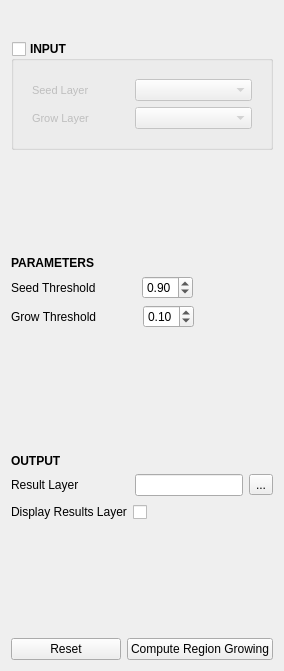
     <widget class="QWidget" name="tab_5">
      <attribute name="title">
       <string>REGION GROWING</string>
      </attribute>
      <layout class="QGridLayout" name="gridLayout_22">
       <item row="0" column="0">
        <spacer name="verticalSpacer_22">
         <property name="orientation">
          <enum>Qt::Vertical</enum>
         </property>
         <property name="sizeType">
          <enum>QSizePolicy::Fixed</enum>
         </property>
         <property name="sizeHint" stdset="0">
          <size>
           <width>20</width>
           <height>30</height>
          </size>
         </property>
        </spacer>
       </item>
       <item row="3" column="0">
        <widget class="QLabel" name="label_29">
         <property name="font">
          <font>
           <pointsize>9</pointsize>
           <weight>75</weight>
           <bold>true</bold>
          </font>
         </property>
         <property name="text">
          <string>PARAMETERS</string>
         </property>
        </widget>
       </item>
       <item row="9" column="0">
        <layout class="QGridLayout" name="gridLayout_11">
         <item row="0" column="2">
          <widget class="QPushButton" name="pushButton_RG_run">
           <property name="text">
            <string>Compute Region Growing</string>
           </property>
           <property name="autoDefault">
            <bool>true</bool>
           </property>
           <property name="default">
            <bool>false</bool>
           </property>
           <property name="flat">
            <bool>false</bool>
           </property>
          </widget>
         </item>
         <item row="0" column="1">
          <widget class="QPushButton" name="pushButton_RG_reset">
           <property name="text">
            <string>Reset</string>
           </property>
          </widget>
         </item>
        </layout>
       </item>
       <item row="4" column="0">
        <layout class="QGridLayout" name="gridLayout_17">
         <item row="1" column="0">
          <layout class="QHBoxLayout" name="horizontalLayout_45">
           <item>
            <widget class="QLabel" name="label_91">
             <property name="sizePolicy">
              <sizepolicy hsizetype="Fixed" vsizetype="Preferred">
               <horstretch>0</horstretch>
               <verstretch>0</verstretch>
              </sizepolicy>
             </property>
             <property name="text">
              <string>Grow Threshold</string>
             </property>
            </widget>
           </item>
           <item>
            <spacer name="horizontalSpacer_63">
             <property name="orientation">
              <enum>Qt::Horizontal</enum>
             </property>
             <property name="sizeType">
              <enum>QSizePolicy::Fixed</enum>
             </property>
             <property name="sizeHint" stdset="0">
              <size>
               <width>40</width>
               <height>20</height>
              </size>
             </property>
            </spacer>
           </item>
           <item>
            <widget class="QDoubleSpinBox" name="doubleSpinBox_RG_grow">
             <property name="sizePolicy">
              <sizepolicy hsizetype="Fixed" vsizetype="Fixed">
               <horstretch>0</horstretch>
               <verstretch>0</verstretch>
              </sizepolicy>
             </property>
             <property name="maximum">
              <double>1.000000000000000</double>
             </property>
             <property name="singleStep">
              <double>0.010000000000000</double>
             </property>
             <property name="value">
              <double>0.100000000000000</double>
             </property>
            </widget>
           </item>
           <item>
            <spacer name="horizontalSpacer_64">
             <property name="orientation">
              <enum>Qt::Horizontal</enum>
             </property>
             <property name="sizeHint" stdset="0">
              <size>
               <width>40</width>
               <height>20</height>
              </size>
             </property>
            </spacer>
           </item>
          </layout>
         </item>
         <item row="0" column="0">
          <layout class="QHBoxLayout" name="horizontalLayout_52">
           <item>
            <widget class="QLabel" name="label_138">
             <property name="sizePolicy">
              <sizepolicy hsizetype="Fixed" vsizetype="Preferred">
               <horstretch>0</horstretch>
               <verstretch>0</verstretch>
              </sizepolicy>
             </property>
             <property name="text">
              <string>Seed Threshold</string>
             </property>
            </widget>
           </item>
           <item>
            <spacer name="horizontalSpacer_65">
             <property name="orientation">
              <enum>Qt::Horizontal</enum>
             </property>
             <property name="sizeType">
              <enum>QSizePolicy::Fixed</enum>
             </property>
             <property name="sizeHint" stdset="0">
              <size>
               <width>40</width>
               <height>20</height>
              </size>
             </property>
            </spacer>
           </item>
           <item>
            <widget class="QDoubleSpinBox" name="doubleSpinBox_RG_seed">
             <property name="sizePolicy">
              <sizepolicy hsizetype="Fixed" vsizetype="Fixed">
               <horstretch>0</horstretch>
               <verstretch>0</verstretch>
              </sizepolicy>
             </property>
             <property name="maximum">
              <double>1.000000000000000</double>
             </property>
             <property name="singleStep">
              <double>0.010000000000000</double>
             </property>
             <property name="value">
              <double>0.900000000000000</double>
             </property>
            </widget>
           </item>
           <item>
            <spacer name="horizontalSpacer_66">
             <property name="orientation">
              <enum>Qt::Horizontal</enum>
             </property>
             <property name="sizeHint" stdset="0">
              <size>
               <width>40</width>
               <height>20</height>
              </size>
             </property>
            </spacer>
           </item>
          </layout>
         </item>
        </layout>
       </item>
       <item row="5" column="0">
        <spacer name="verticalSpacer_20">
         <property name="orientation">
          <enum>Qt::Vertical</enum>
         </property>
         <property name="sizeType">
          <enum>QSizePolicy::Fixed</enum>
         </property>
         <property name="sizeHint" stdset="0">
          <size>
           <width>20</width>
           <height>120</height>
          </size>
         </property>
        </spacer>
       </item>
       <item row="6" column="0">
        <widget class="QLabel" name="label_139">
         <property name="font">
          <font>
           <pointsize>9</pointsize>
           <weight>75</weight>
           <bold>true</bold>
          </font>
         </property>
         <property name="text">
          <string>OUTPUT</string>
         </property>
        </widget>
       </item>
       <item row="7" column="0">
        <layout class="QGridLayout" name="gridLayout_15">
         <item row="0" column="0">
          <layout class="QGridLayout" name="gridLayout_32">
           <item row="0" column="3">
            <widget class="QToolButton" name="toolButton_RG_result">
             <property name="text">
              <string>...</string>
             </property>
            </widget>
           </item>
           <item row="0" column="1">
            <spacer name="horizontalSpacer_67">
             <property name="orientation">
              <enum>Qt::Horizontal</enum>
             </property>
             <property name="sizeType">
              <enum>QSizePolicy::Fixed</enum>
             </property>
             <property name="sizeHint" stdset="0">
              <size>
               <width>50</width>
               <height>20</height>
              </size>
             </property>
            </spacer>
           </item>
           <item row="0" column="0">
            <widget class="QLabel" name="label_143">
             <property name="text">
              <string>Result Layer</string>
             </property>
            </widget>
           </item>
           <item row="0" column="2">
            <widget class="QLineEdit" name="lineEdit_RG_result">
             <property name="sizePolicy">
              <sizepolicy hsizetype="Expanding" vsizetype="Minimum">
               <horstretch>0</horstretch>
               <verstretch>0</verstretch>
              </sizepolicy>
             </property>
            </widget>
           </item>
          </layout>
         </item>
         <item row="1" column="0">
          <layout class="QGridLayout" name="gridLayout_33">
           <item row="0" column="2">
            <spacer name="horizontalSpacer_68">
             <property name="orientation">
              <enum>Qt::Horizontal</enum>
             </property>
             <property name="sizeType">
              <enum>QSizePolicy::Expanding</enum>
             </property>
             <property name="sizeHint" stdset="0">
              <size>
               <width>50</width>
               <height>20</height>
              </size>
             </property>
            </spacer>
           </item>
           <item row="0" column="1">
            <widget class="QCheckBox" name="checkBox_RG_display">
             <property name="sizePolicy">
              <sizepolicy hsizetype="Minimum" vsizetype="Minimum">
               <horstretch>0</horstretch>
               <verstretch>0</verstretch>
              </sizepolicy>
             </property>
             <property name="layoutDirection">
              <enum>Qt::RightToLeft</enum>
             </property>
             <property name="text">
              <string/>
             </property>
             <property name="tristate">
              <bool>false</bool>
             </property>
            </widget>
           </item>
           <item row="0" column="0">
            <widget class="QLabel" name="label_140">
             <property name="text">
              <string>Display Results Layer</string>
             </property>
            </widget>
           </item>
          </layout>
         </item>
        </layout>
       </item>
       <item row="8" column="0">
        <spacer name="verticalSpacer_21">
         <property name="orientation">
          <enum>Qt::Vertical</enum>
         </property>
         <property name="sizeHint" stdset="0">
          <size>
           <width>20</width>
           <height>110</height>
          </size>
         </property>
        </spacer>
       </item>
       <item row="2" column="0">
        <spacer name="verticalSpacer_19">
         <property name="orientation">
          <enum>Qt::Vertical</enum>
         </property>
         <property name="sizeType">
          <enum>QSizePolicy::Fixed</enum>
         </property>
         <property name="sizeHint" stdset="0">
          <size>
           <width>20</width>
           <height>100</height>
          </size>
         </property>
        </spacer>
       </item>
       <item row="1" column="0">
        <widget class="QGroupBox" name="groupBox_RG_input">
         <property name="font">
          <font>
           <pointsize>9</pointsize>
           <weight>75</weight>
           <bold>true</bold>
          </font>
         </property>
         <property name="title">
          <string>INPUT</string>
         </property>
         <property name="checkable">
          <bool>true</bool>
         </property>
         <property name="checked">
          <bool>false</bool>
         </property>
         <layout class="QGridLayout" name="gridLayout_19">
          <item row="0" column="0">
           <widget class="QFrame" name="frame_3">
            <property name="font">
             <font>
              <pointsize>8</pointsize>
              <weight>50</weight>
              <bold>false</bold>
              <kerning>true</kerning>
             </font>
            </property>
            <property name="frameShape">
             <enum>QFrame::NoFrame</enum>
            </property>
            <property name="frameShadow">
             <enum>QFrame::Raised</enum>
            </property>
            <layout class="QGridLayout" name="gridLayout_18">
             <item row="0" column="0">
              <layout class="QHBoxLayout" name="horizontalLayout_12">
               <item>
                <widget class="QLabel" name="label_31">
                 <property name="sizePolicy">
                  <sizepolicy hsizetype="Fixed" vsizetype="Preferred">
                   <horstretch>0</horstretch>
                   <verstretch>0</verstretch>
                  </sizepolicy>
                 </property>
                 <property name="font">
                  <font>
                   <pointsize>8</pointsize>
                   <weight>50</weight>
                   <bold>false</bold>
                   <kerning>true</kerning>
                  </font>
                 </property>
                 <property name="text">
                  <string>Seed Layer</string>
                 </property>
                </widget>
               </item>
               <item>
                <spacer name="horizontalSpacer_26">
                 <property name="orientation">
                  <enum>Qt::Horizontal</enum>
                 </property>
                 <property name="sizeType">
                  <enum>QSizePolicy::Fixed</enum>
                 </property>
                 <property name="sizeHint" stdset="0">
                  <size>
                   <width>40</width>
                   <height>20</height>
                  </size>
                 </property>
                </spacer>
               </item>
               <item>
                <widget class="QComboBox" name="comboBox_RG_seed"/>
               </item>
              </layout>
             </item>
             <item row="1" column="0">
              <layout class="QHBoxLayout" name="horizontalLayout_3">
               <item>
                <widget class="QLabel" name="label_30">
                 <property name="sizePolicy">
                  <sizepolicy hsizetype="Fixed" vsizetype="Preferred">
                   <horstretch>0</horstretch>
                   <verstretch>0</verstretch>
                  </sizepolicy>
                 </property>
                 <property name="font">
                  <font>
                   <pointsize>8</pointsize>
                   <weight>50</weight>
                   <bold>false</bold>
                   <kerning>true</kerning>
                  </font>
                 </property>
                 <property name="text">
                  <string>Grow Layer</string>
                 </property>
                </widget>
               </item>
               <item>
                <spacer name="horizontalSpacer_25">
                 <property name="orientation">
                  <enum>Qt::Horizontal</enum>
                 </property>
                 <property name="sizeType">
                  <enum>QSizePolicy::Fixed</enum>
                 </property>
                 <property name="sizeHint" stdset="0">
                  <size>
                   <width>40</width>
                   <height>20</height>
                  </size>
                 </property>
                </spacer>
               </item>
               <item>
                <widget class="QComboBox" name="comboBox_RG_grow"/>
               </item>
              </layout>
             </item>
            </layout>
           </widget>
          </item>
         </layout>
        </widget>
       </item>
      </layout>
     </widget>
